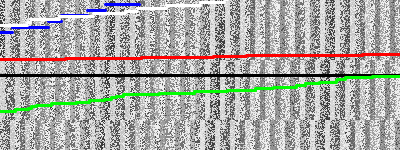
Frame 1 (no input)
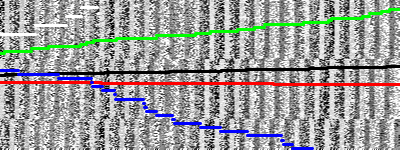
Frame 2 (the mouse pressed at the canvas centre, redrawn once)

The Processing sketch that drew these frames (run headless with seeded random() and noise(); the mouse was pressed at the canvas centre and the sketch redrawn once):

// Processing sketch: processing_133460
// ── processing_133460.pde

//ART 3001
// HW #4 While/For Loops
// "RGB Weather"
// some code adapted from Reas & Fry's Processing: A Programming Handbook for Visual Designers and Artists
// Patrick j O'Donnel


void setup() {
  size(400,150);
  frameRate(1);
}

//Variable for power of background
float power = 4;

//RAIN function
void Rain(float j, float k, float f1, float f2, float f3, float step){   
        while (j<=width) {
           float r = random(0.1,width/10);
           strokeWeight(height/50);
           stroke(f1,f2,f3);
           line(j,k,j+r,k);
           j+=r;
           k+=step;
        }
}

void draw() {
  noStroke();
  
  //Noisy background
    for (int y = 0; y < height; y++) {
      for (int x = 0; x < width; x++) {
           float total = 0.0;
        for (float i =random(-20,20); i >= 1; i = i/2.0) {
           total += noise(x/200, y/200)*200;
        }
            //fine tuning, so it registers on offset variable
           float turbulence = 128.0 * total / 200;
           
           //controls band shape 
           float base = (x/5) + (y/60);
           
           //controls band frequency
           float offset = base + (turbulence / 256.0);
           
           //controls color frequency
           float gray = abs(sin(offset)) * 256.0;
           
         stroke(gray);
         point(x, y);   
      } 
    } 
noLoop();    

//RGB RAIN
       Rain(0,random(height/2,height/2),0,0,0,random(-.5,.5)); 
       Rain(0,random(height/3,2*height/3),255,0,0,random(-1.5,1.5)); 
       Rain(0,random(height/4,3*height/4),0,255,0,random(-3,3)); 
       Rain(0,random(height/5,4*height/5),0,0,255,random(-6,6)); 
       Rain(0,random(height/6,5*height/6),255,255,255,random(-10,10)); 
}
